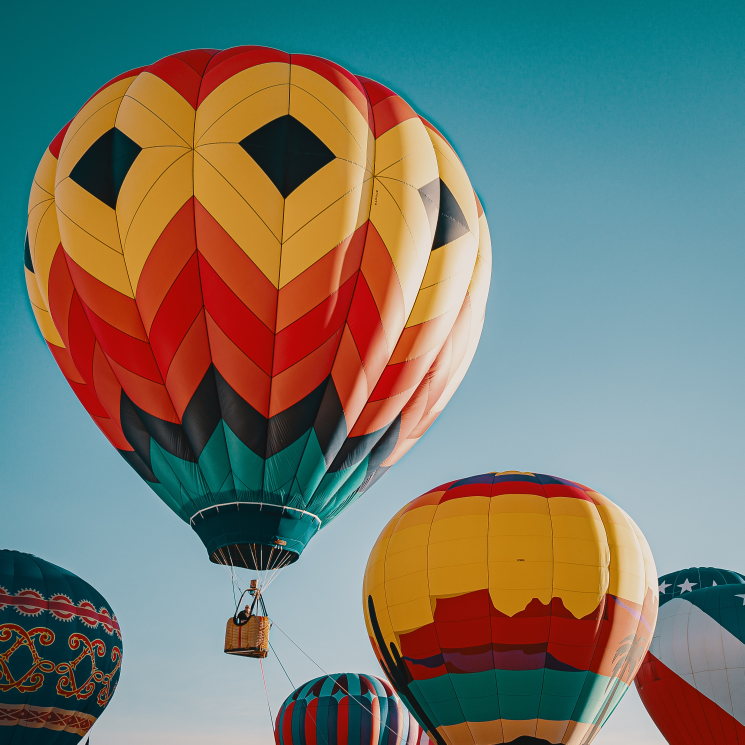
#> input picture Imagens/Baloes.jpg, 2978 x 2978 px, found by its file name (shown at 1/4 size)
$ python 'Histograma em Modo Linha - Versão 1.0.0.py'
#> lines starting #> are read from the running program, lines starting #| are printed output that depends on the picture; after the words box and inside, x2 and y2 are one past the last pixel; in counts of white or black regions, pixels touching at a corner belong together
#
########################################################################
# Importação das Bibliotecas Necessárias
########################################################################
#
import cv2 as cv
import numpy as np
from matplotlib import pyplot as plt

#
########################################################################
# Funções de Uso Geral
########################################################################
#
def HistogramaLinha(imgBase):
    CorBranca = (255, 255, 255)
    imgGrafico = np.full((300, 256, 3), CorBranca, dtype=np.uint8)

    ItemHistograma = cv.calcHist([imgBase],[0],None,[256],[0,256])
    cv.normalize(ItemHistograma,ItemHistograma,0,255,cv.NORM_MINMAX)
    Historico = np.int32(np.around(ItemHistograma))
    for xPts,yPts in enumerate(Historico):
        cv.line(imgGrafico,(xPts,0),(xPts,yPts[0]),(0,0,0))

    imgResultado = np.flipud(imgGrafico)
    return (imgResultado)

#
########################################################################
# Definições Gerais
########################################################################
#
NomeJanela = "Imagem Base"
NomeImagem  = "Baloes.jpg"
CaminhoBase = "/home/asoares/OpenCV/"
CaminhoImagem = CaminhoBase + "Imagens/"
bins = np.arange(256).reshape(256,1)

#
########################################################################
# Lendo a Imagem
########################################################################
#
ImagemBase = cv.imread ( CaminhoImagem + NomeImagem, cv.IMREAD_GRAYSCALE)
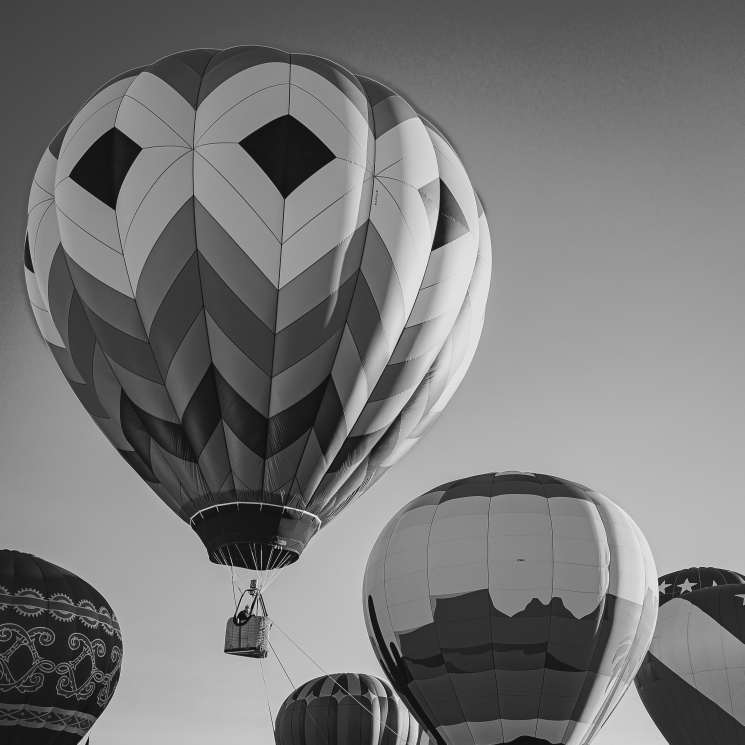
#> ImagemBase: shape (2978, 2978) (shown at 1/4 size); min 0, max 255, mean 119.6
imgReduzida = cv.resize(ImagemBase, (0,0), fx=0.3, fy=0.3, interpolation = cv.INTER_AREA)
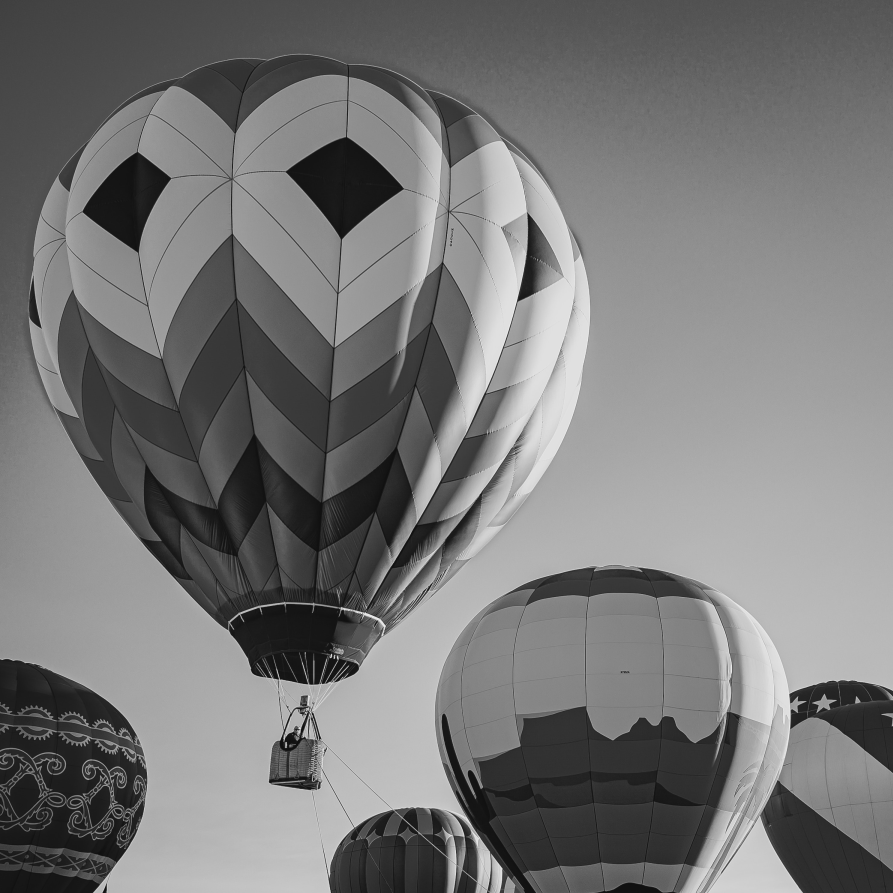
#> imgReduzida: shape (893, 893); min 15, max 236, mean 119.6

#
########################################################################
# Executando o Histograma
########################################################################
#
imgCurva = HistogramaLinha (imgReduzida)
#> in HistogramaLinha, `ItemHistograma = cv.calcHist([imgBase],[0],None,[256],[0,256])`: ItemHistograma = 256 values, max 8173 at index 147, min 0 at index 0, mean 3115
#> in HistogramaLinha, `Historico = np.int32(np.around(ItemHistograma))`: Historico = 256 values, max 255 at index 147, min 0 at index 0, mean 97.17
#> the loop in HistogramaLinha, `for xPts,yPts in enumerate(Historico):` made 256 passes
#> yPts on passes 1 to 3: [0], [0], [0]
#> after the loop in HistogramaLinha, `for xPts,yPts in enumerate(Historico):`:
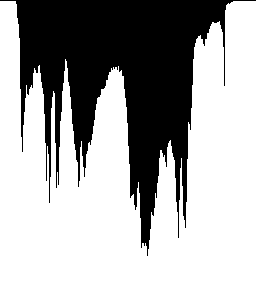
#> imgGrafico: shape (300, 256, 3); 67.3% white; 1 black region, box (x1, y1, x2, y2) and area: (0, 0, 256, 256) 25132
#> in HistogramaLinha, `imgResultado = np.flipud(imgGrafico)`:
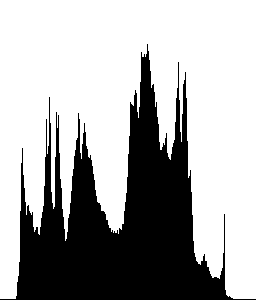
#> imgResultado: shape (300, 256, 3); 67.3% white; 1 black region, box (x1, y1, x2, y2) and area: (0, 44, 256, 300) 25132

#
########################################################################
# Convertendo para Matplotlib
########################################################################
#
imgReduzida = cv.cvtColor(imgReduzida, cv.COLOR_BGR2RGB)
#> imgReduzida: shape (893, 893, 3)

#
########################################################################
# Apresentação dos Resultados
########################################################################
#
Grafico = plt.figure(figsize=(10,6))

Grafico.add_subplot(1,2,1)
plt.imshow(imgReduzida )
plt.title("Imagem Original", fontsize=11, weight='bold' )

Grafico.add_subplot(1,2,2)
plt.imshow(imgCurva )
plt.title("Histograma", fontsize=11, weight='bold' )

plt.subplots_adjust ( left   = 0.1,
                      bottom = 0.1,
                      right  = 0.9,
                      top    = 0.9,
                      wspace = 0.3,
                      hspace = 0.3 )
plt.show ()

########################################################################
# FIM DO PROGRAMA
########################################################################

$ run again, with Imagens/Amigos.jpg copied over Imagens/Baloes.jpg
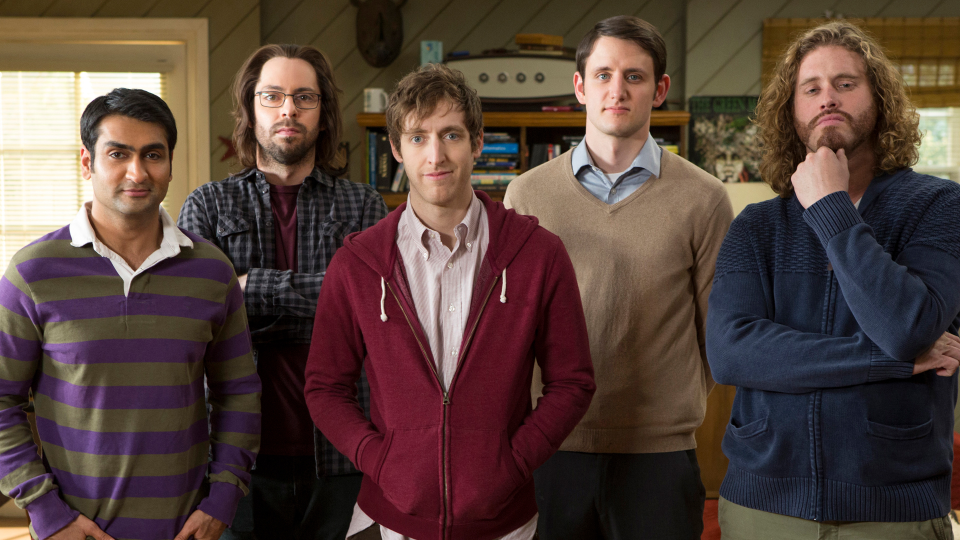
#> input picture Imagens/Amigos.jpg, 1920 x 1080 px, found by its file name (shown at 1/2 size)
#> ItemHistograma = 256 values, max 2476 at index 40, min 63 at index 255, mean 729
#> Historico = 256 values, max 255 at index 40, min 0 at index 255, mean 70.39
#> the loop in HistogramaLinha, `for xPts,yPts in enumerate(Historico):` made 256 passes
#> yPts on passes 1 to 3: [7], [89], [94]
#> after the loop in HistogramaLinha, `for xPts,yPts in enumerate(Historico):`:
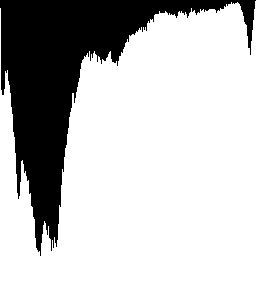
#> imgGrafico: shape (300, 256, 3); 76.2% white; 1 black region, box (x1, y1, x2, y2) and area: (0, 0, 256, 256) 18276
#> in HistogramaLinha, `imgResultado = np.flipud(imgGrafico)`:
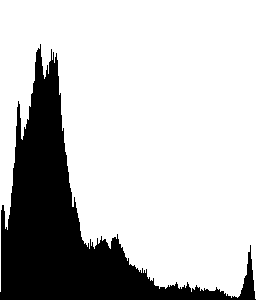
#> imgResultado: shape (300, 256, 3); 76.2% white; 1 black region, box (x1, y1, x2, y2) and area: (0, 44, 256, 300) 18276

$ run again, with Imagens/AmigosEscritorio.jpg copied over Imagens/Baloes.jpg
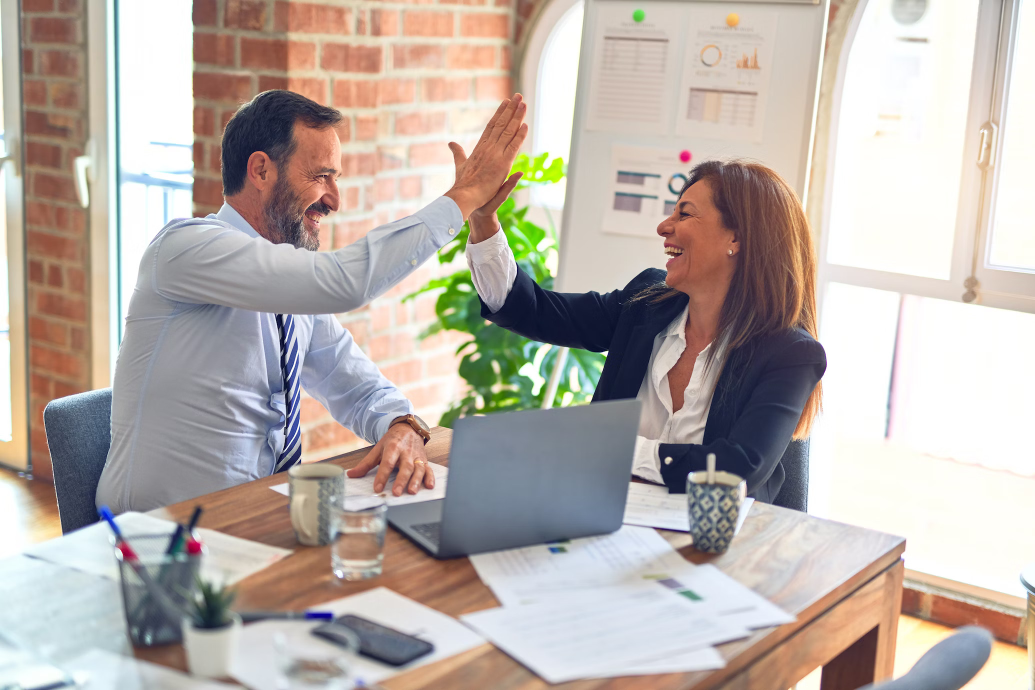
#> input picture Imagens/AmigosEscritorio.jpg, 2070 x 1380 px, found by its file name (shown at 1/2 size)
#> ItemHistograma = 256 values, max 20540 at index 255, min 0 at index 0, mean 1004.3
#> Historico = 256 values, max 255 at index 255, min 0 at index 0, mean 12.48
#> the loop in HistogramaLinha, `for xPts,yPts in enumerate(Historico):` made 256 passes
#> yPts on passes 1 to 3: [0], [0], [0]
#> after the loop in HistogramaLinha, `for xPts,yPts in enumerate(Historico):`:
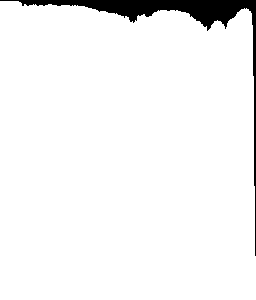
#> imgGrafico: shape (300, 256, 3); 95.5% white; 1 black region, box (x1, y1, x2, y2) and area: (0, 0, 256, 256) 3451
#> in HistogramaLinha, `imgResultado = np.flipud(imgGrafico)`:
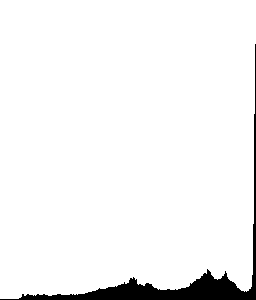
#> imgResultado: shape (300, 256, 3); 95.5% white; 1 black region, box (x1, y1, x2, y2) and area: (0, 44, 256, 300) 3451
